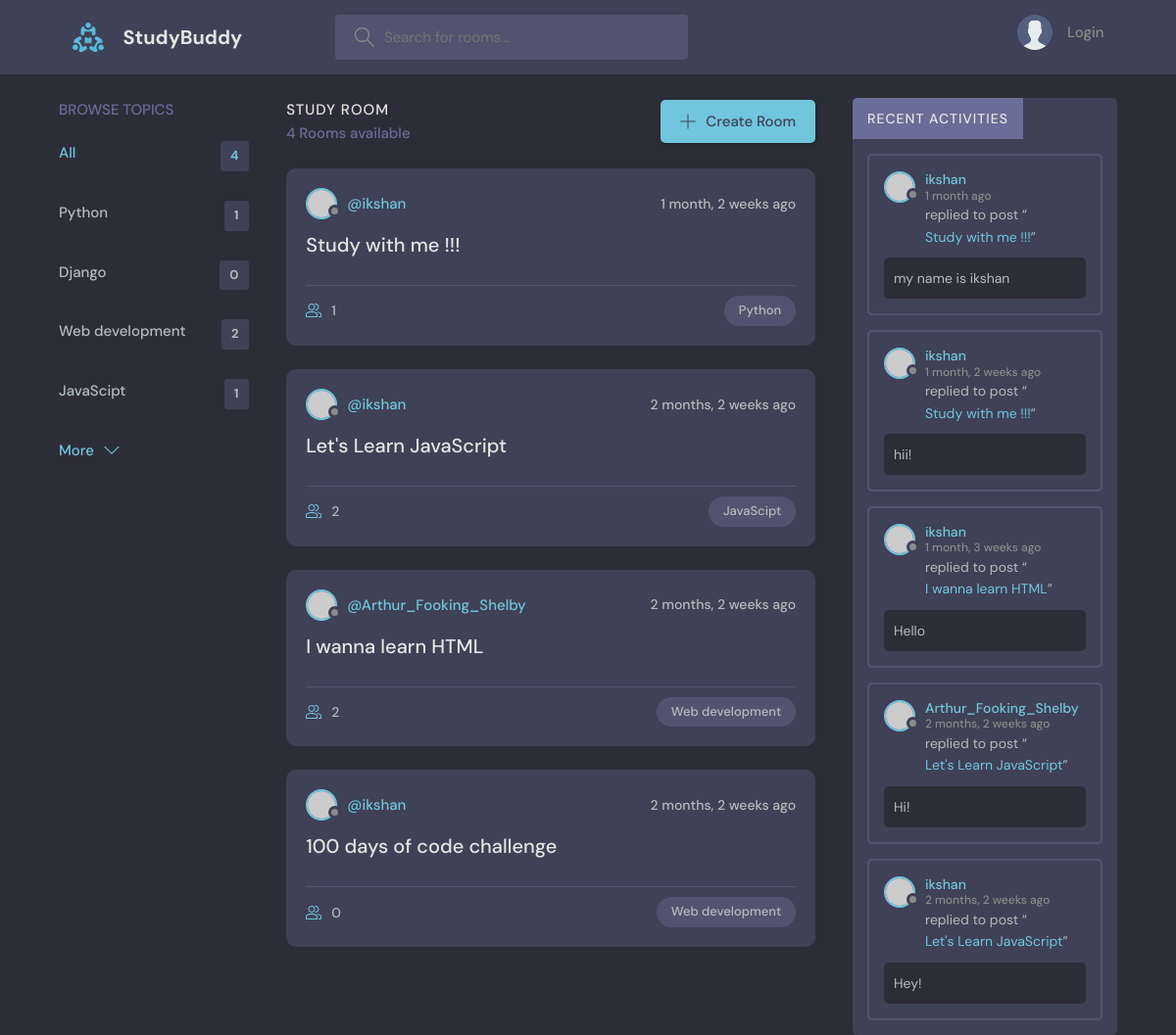
/, run on an earlier commit of the app's database.
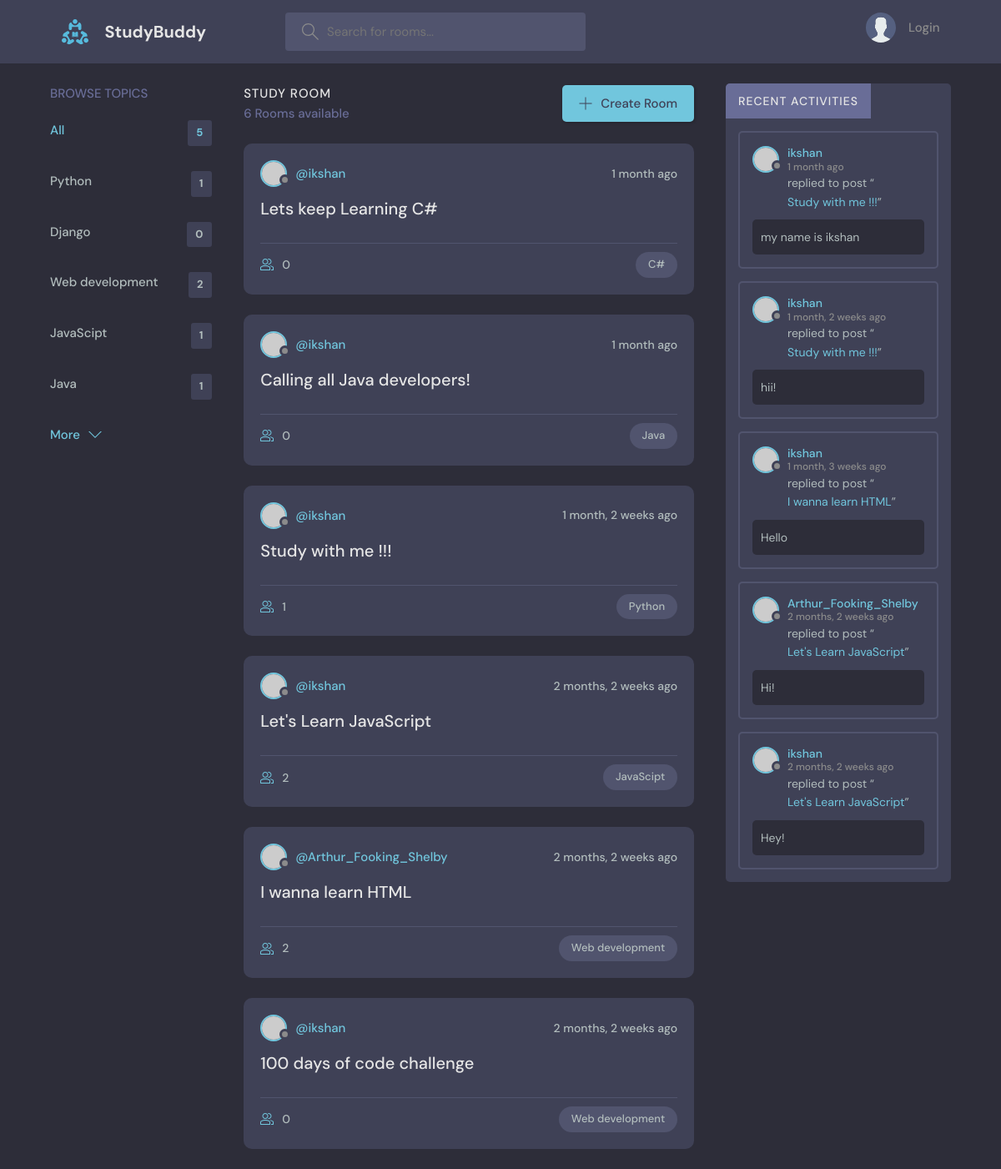
And on a later commit of the database.
### base/models.py (models this page shows, shortened)
class Topic(models.Model):
    name = models.CharField(max_length=200)

class Room(models.Model):
    host = models.ForeignKey(User, on_delete=models.SET_NULL, null=TRUE)
    topic = models.ForeignKey(Topic, on_delete=models.SET_NULL, null=TRUE)# A room can have only one topic
    name=models.CharField(max_length=200)
    description=models.TextField(null=True, blank = True) #black =true means that if we make it a form then this feild can still be empty and not give any error
    participants =  models.ManyToManyField(User, related_name='participants', blank=True) #we are creating a many to many field
    updated= models.DateTimeField(auto_now=True) # auto now = true takes a snapshot everytime we save
    created = models.DateTimeField(auto_now_add=True)# auto now add= true takes only the snapshot at the first instance and after that even if we save again, it wont take another snapshot
    class Meta:
        ordering = ['-updated','-created'] #we do this to make sure that when we opst anything using the room_frm, the newst thingy comes at the top
    def __str__(self):
        return self.name

class Message(models.Model): #the chatbot messages model
    user = models.ForeignKey(User, on_delete=models.CASCADE)
    room =  models.ForeignKey(Room, on_delete=models.CASCADE) #this establishes a relationship between the parent model i.e the room and a child model which in this case is the message model, and ondelete we are cascading it i.e deleting all the messages if a room is deleted
    body = models.TextField()
    updated = models.DateTimeField(auto_now=True)
    created = models.DateTimeField(auto_now_add=True)
    class Meta:
        ordering = ['-updated','-created']
    def __str__(self):
        return self.body[0:50]

### base/views.py (the view)
# urls.py: path('',views.home,name="home"),
def home(request):
    q=request.GET.get('q') if request.GET.get('q')!= None else '' #this line is respoonsible to get the room name based on the query that is searched ..... and .filter() function loads the data only what is specified in its arguments
    rooms=Room.objects.filter(Q(topic__name__icontains=q) |
    Q(name__icontains=q) |
    Q(description__icontains=q)
    )
    topics = Topic.objects.all()[0:5] #loading all the topics in this topic variable and [0:5] means that it will only load the first 5 topics and that's how we can limit
    room_count = rooms.count()
    room_messages = Message.objects.filter(Q(room__topic__name__icontains=q)) #when a room is selected from the left side then the activity feed will show recent acitivity only of that particular room and not of all rooms, in Messages model there is room , then in Room model there is topic then in Topic model there is name, thats how we query the topic name from the Message models
    context={'rooms':rooms, 'topics':topics, 'room_count':room_count,'room_messages':room_messages}
    return render(request,'base/home.html',context)

### base/templates/base/home.html (shortened to what this page needs)
{% extends 'main.html' %}
{% block content %}
<main class="layout layout--3">
    <div class="container">
      {% include 'base/topics_component.html' %}
    <div class="roomList">
      <div class="roomList__header">
        <div>
          <h2>Study Room</h2>
          <p>{{room_count}} Rooms available</p>
        </div>
        <a class="btn btn--main" href="{% url 'create-room' %}">
          <svg
            version="1.1"
            xmlns="http://www.w3.org/2000/svg"
            width="32"
            height="32"
            viewBox="0 0 32 32">
            <title>add</title>
            <path
              d="M16.943 0.943h-1.885v14.115h-14.115v1.885h14.115v14.115h1.885v-14.115h14.115v-1.885h-14.115v-14.115z">
            </path>
          </svg>
          Create Room
        </a>
      </div>
      {% include 'base/feed_component.html' %}
    </div>
    {% include 'base/activity_component.html' %}
  </div>
</main>
{% endblock content %}

### base/templates/base/topics_component.html
<div class="topics">
  <div class="topics__header">
    <h2>Browse Topics</h2>
  </div>
  <ul class="topics__list">
    <li>
      <a href="{% url 'home' %}" class="active">All <span>{{topics.count}}</span></a>
    </li>
    {% for topic in topics %}
    <li>
      <a href="{% url 'home'  %}?q={{topic.name}}">{{topic.name}}<span>{{topic.room_set.all.count}}</span></a>
    </li>
    {% endfor %}
  </ul>
  <a class="btn btn--link" href="{% url 'topics' %}">
    More
    <svg
      version="1.1"
      xmlns="http://www.w3.org/2000/svg"
      width="32"
      height="32"
      viewBox="0 0 32 32"
    >
      <title>chevron-down</title>
      <path d="M16 21l-13-13h-3l16 16 16-16h-3l-13 13z"></path>
    </svg>
  </a>
</div>

### base/templates/base/feed_component.html (shortened to what this page needs)
{% for room in rooms %}
<div class="roomListRoom">
    <div class="roomListRoom__header">
      <a href="{% url 'user-profile' room.host.id %}" class="roomListRoom__author">
        <div class="avatar avatar--small">
          <img src="https://randomuser.me/api/portraits/women/11.jpg" />
        </div>
        <span>@{{room.host.username}}</span>
      </a>
      <div class="roomListRoom__actions">
        <span>{{room.created|timesince}} ago</span>
      </div>
    </div>
    <div class="roomListRoom__content">
      <a href="{% url 'room' room.id %}">{{room.name}}</a>
    </div>
    <div class="roomListRoom__meta">
      <a href="{% url 'room' room.id %}" class="roomListRoom__joined">
        {{room.participants.all.count}}
      </a>
      <p class="roomListRoom__topic">{{room.topic.name}}</p>
    </div>
</div>
{% endfor %}

### base/templates/base/activity_component.html (shortened to what this page needs)
<div class="activities">
  <a href="{% url 'activities' %}">
    <div class="activities__header">
      <h2>Recent Activities</h2>
    </div>
  </a>
  {% for message in room_messages %}
  <div class="activities__box">
    <div class="activities__boxHeader roomListRoom__header">
      <a href="{% url 'user-profile' message.user.id %}" class="roomListRoom__author">
        <div class="avatar avatar--small">
          <img src="https://randomuser.me/api/portraits/women/11.jpg" />
        </div>
        <p>
          {{message.user}}
          <span>{{message.created|timesince}} ago</span>
        </p>
      </a>
    </div>
    <div class="activities__boxContent">
      <p>
        replied to post “<a href="{% url 'room' message.room.id %}">{{message.room.name}}</a
        >”
      </p>
      <div class="activities__boxRoomContent">
        {{message.body}}
      </div>
    </div>
  </div>
  {% endfor %}
</div>

What changed in the data, as far as the page shows it:
added Topic: name "Java", room_set.all.count "1"
added Room: host.username "ikshan", created "1 month", name "Lets keep Learning C#", participants.all.count "0", topic.name "C#"
added Room: host.username "ikshan", created "1 month", name "Calling all Java developers!", participants.all.count "0", topic.name "Java"
Also different on the page:
{{ topics.count }}: "4" → "5"
{{ room_count }}: "4" → "6"
